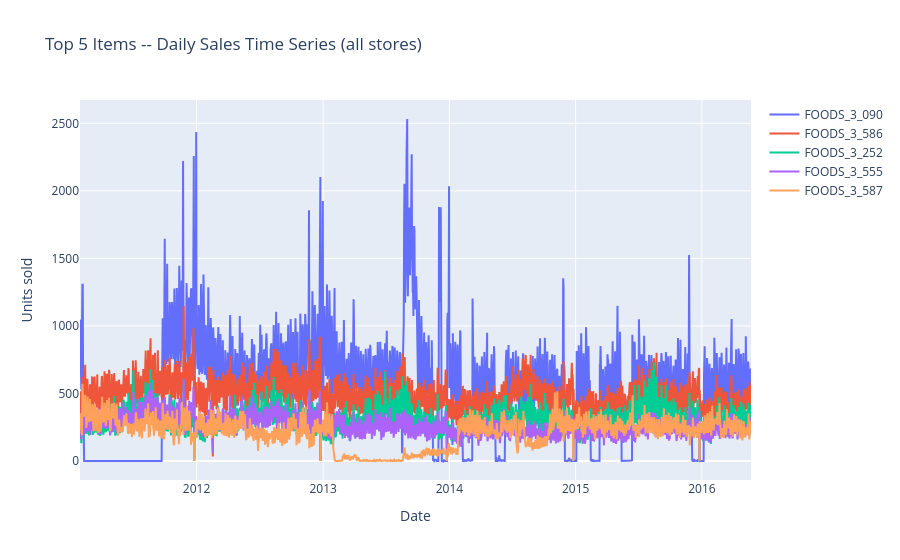

Notebook source saved alongside this figure:
### Markdown cell above
## 8. Top Items by Total Sales

### Code cell
# Top 5 best-selling items across all stores
top_items = long.groupby("item_id")["sales"].sum().nlargest(5).index.tolist()

fig = go.Figure()
for item in top_items:
    item_ts = long[long["item_id"] == item].groupby("date")["sales"].sum().reset_index()
    fig.add_trace(go.Scatter(x=item_ts["date"], y=item_ts["sales"], mode="lines", name=item))

fig.update_layout(
    title="Top 5 Items -- Daily Sales Time Series (all stores)",
    xaxis_title="Date",
    yaxis_title="Units sold",
)
fig.show()

### Figure 1 — Plotly figure (JSON) as saved in the notebook; plotly's stock layout.template omitted (floating-point values rounded to 4 significant figures; data arrays with more than 128 entries replaced by an {"elided": "..."} marker saying what was removed)
{"data": [{"mode": "lines", "name": "FOODS_3_090", "type": "scatter", "x": {"elided": "1941 str values"}, "y": {"elided": "1941 int values"}}, {"mode": "lines", "name": "FOODS_3_586", "type": "scatter", "x": {"elided": "1941 str values"}, "y": {"elided": "1941 int values"}}, {"mode": "lines", "name": "FOODS_3_252", "type": "scatter", "x": {"elided": "1941 str values"}, "y": {"elided": "1941 int values"}}, {"mode": "lines", "name": "FOODS_3_555", "type": "scatter", "x": {"elided": "1941 str values"}, "y": {"elided": "1941 int values"}}, {"mode": "lines", "name": "FOODS_3_587", "type": "scatter", "x": {"elided": "1941 str values"}, "y": {"elided": "1941 int values"}}], "layout": {"title": {"text": "Top 5 Items -- Daily Sales Time Series (all stores)"}, "xaxis": {"title": {"text": "Date"}}, "yaxis": {"title": {"text": "Units sold"}}}}
